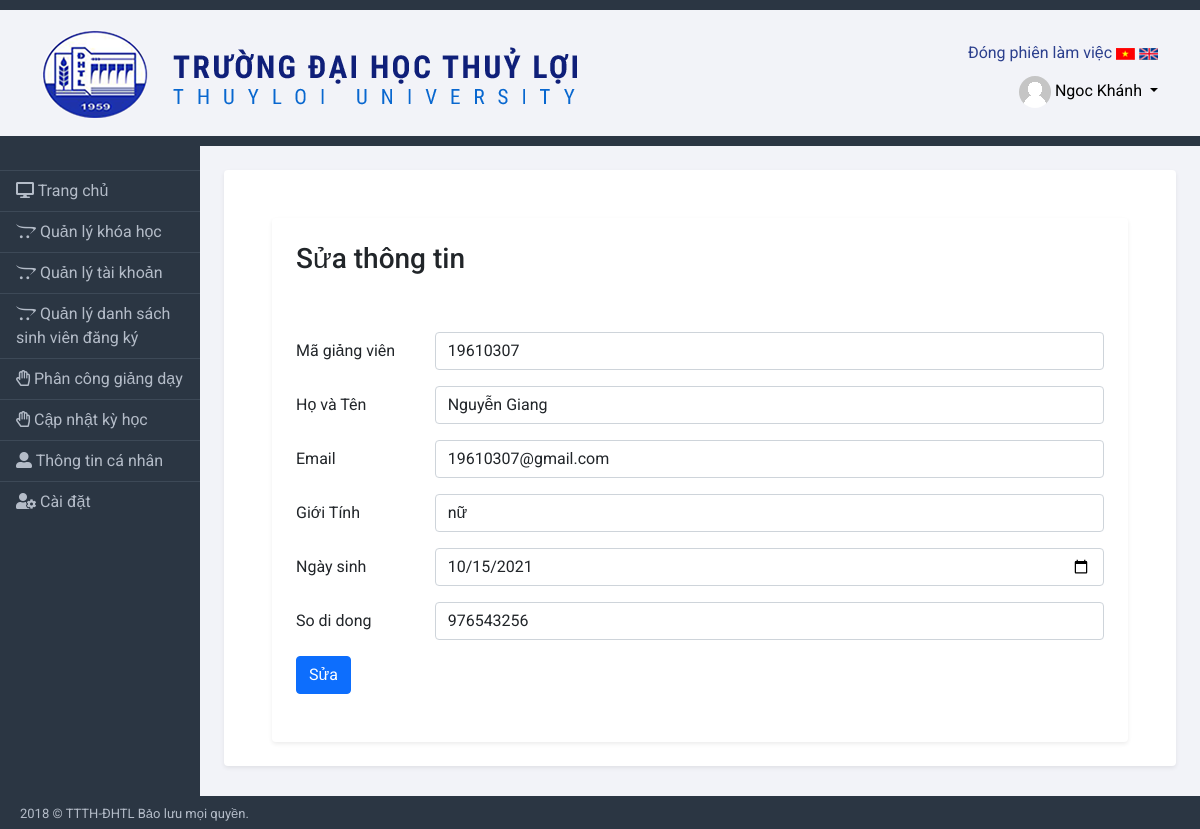
Before: /admin/update_teacher.php?id_user=27 (signed in) with the older database file.
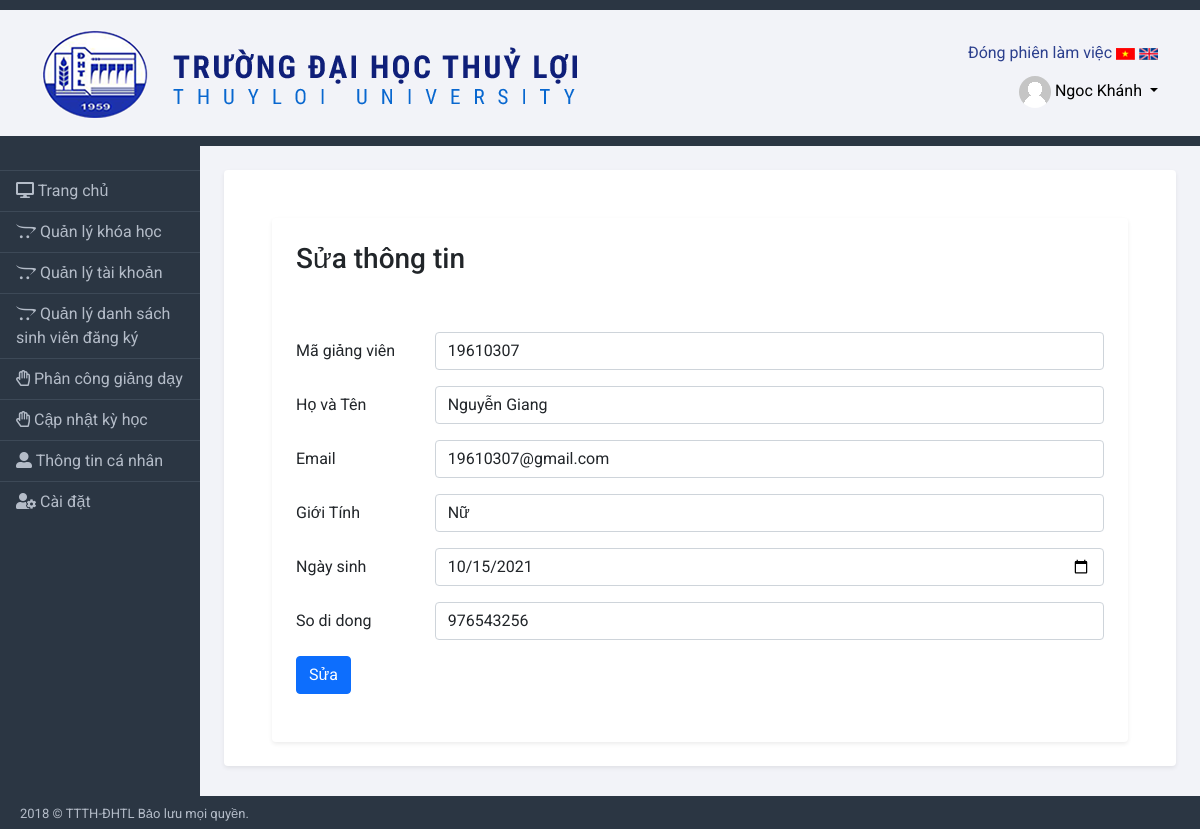
After: the same page with the newer database file.
### tables this page shows
CREATE TABLE `tb_users` (
  `id_user` int(11) NOT NULL,
  `code_user` varchar(50) NOT NULL,
  `role` int(11) NOT NULL,
  `fullname` varchar(50) NOT NULL,
  `email` varchar(50) NOT NULL,
  `sex` varchar(10) NOT NULL,
  `birthdate` date NOT NULL,
  `phone` int(11) NOT NULL,
  `pass` varchar(50) NOT NULL
);

### admin/update_teacher.php (the view, shortened to what this page needs)
<?php
include('./bridge-admin/menu.php')
?>
<div class="main">
    <div class="container">
    <div class="mt-4 p-4 bg-white rounded shadow-sm">
        <div class="">
            <h3>Sửa thông tin</h3>
            <br /><br />
        </div>
        <?php
        $id_user= $_GET['id_user'];
        $sql = "SELECT*FROM tb_users where id_user= $id_user";
        $res = mysqli_query($conn, $sql);
        if ($res == true) {
            $count = mysqli_num_rows($res);
            if ($count == 1) {
                $row = mysqli_fetch_assoc($res);
                $code_user = $row['code_user'];
                $fullname = $row['fullname'];
                $email = $row['email'];
                $sex = $row['sex'];
                $birthdate = $row['birthdate'];
                $phone = $row['phone'];
            } else {
                header('location:' . SITEURL . 'index.php');
            }
        }
        ?>
        <form action="#" method="POST" class="mb-4" enctype="multipart/form-data">
            <div class="row mb-3">
                <label for="code_user" class="col-sm-2 col-form-label">Mã giảng viên</label>
                <div class="col-sm-10">
                    <input type="text" class="form-control" id="code_user" name="code_user" value="<?php echo $code_user; ?>">
                </div>
            </div>
            <div class="row mb-3">
                <label for="name_user" class="col-sm-2 col-form-label">Họ và Tên</label>
                <div class="col-sm-10">
                    <input type="text" class="form-control" id="name_user" name="fullname" value="<?php echo $fullname; ?>">
                </div>
            </div>
            <div class="row mb-3">
                <label for="username" class="col-sm-2 col-form-label">Email</label>
                <div class="col-sm-10">
                    <input type="email" class="form-control" id="email" name="email" value="<?php echo $email; ?>">
                </div>
            </div>
            <div class="row mb-3">
                <label for="sex" class="col-sm-2 col-form-label">Giới Tính</label>
                <div class="col-sm-10">
                    <input type="text" class="form-control" id="sex" name="sex" value="<?php echo $sex; ?>">
                </div>
            </div>
            <div class="row mb-3">
                <label for="birthdate" class="col-sm-2 col-form-label">Ngày sinh</label>
                <div class="col-sm-10">
                    <input type="date" class="form-control" id="birthdate" name="birthdate" value="<?php echo $birthdate; ?>">
                </div>
            </div>
            <div class="row mb-3">
                <label for="sodidong" class="col-sm-2 col-form-label">So di dong</label>
                <div class="col-sm-10">
                    <input type="tel" class="form-control" id="sodidong" name="phone" value="<?php echo $phone; ?>">
                </div>
            </div>
            <input type="submit" class="btn btn-primary" name="btnUpdate" value="Sửa">
        </form>
    </div>
    </div>
</div>
<?php
include('./bridge-admin/footer.php')
?>

Changed rows visible on the page:
changed tb_users "Nguyễn Giang": sex "nữ" → "Nữ"
